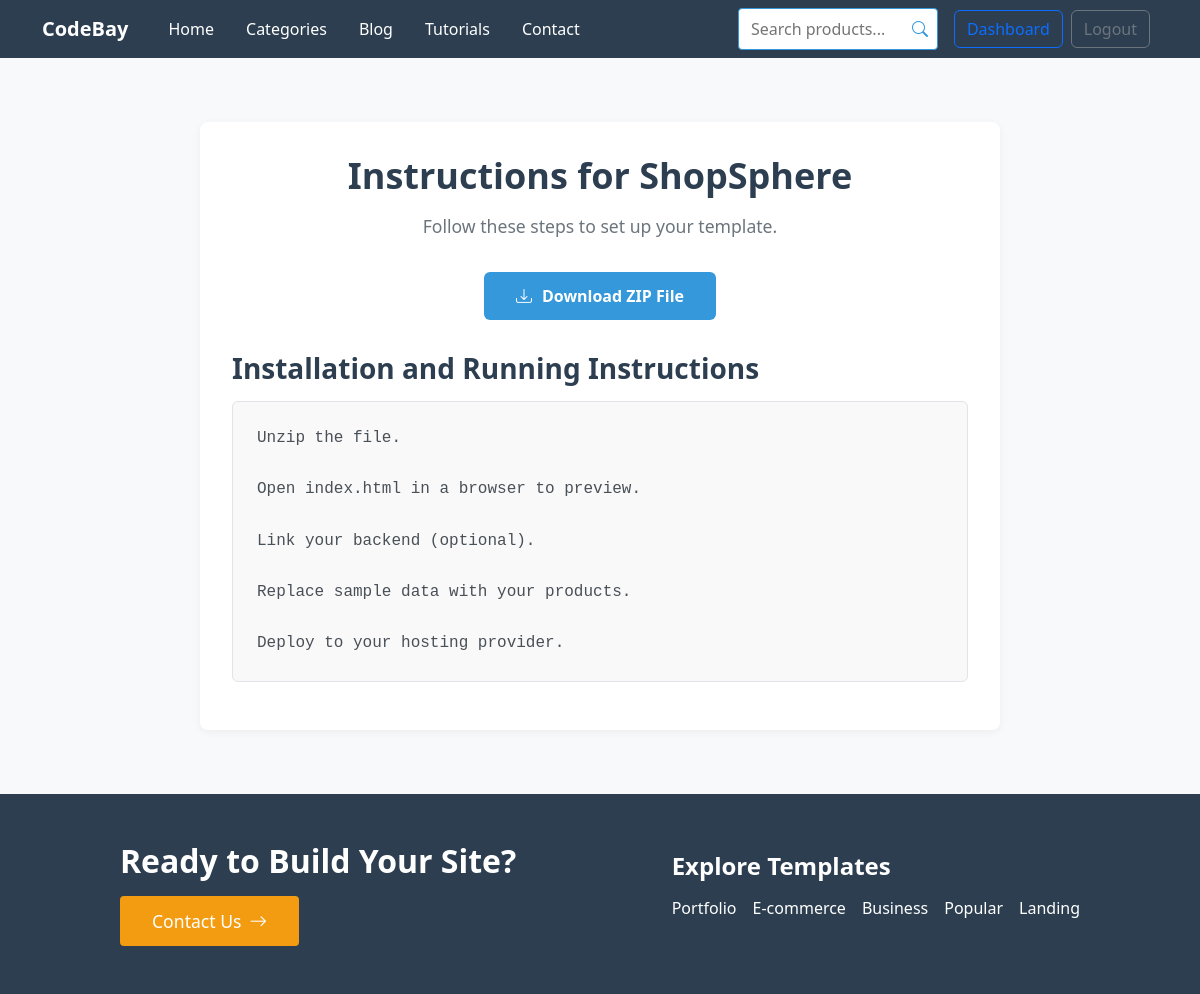
The app's page /template/6/instructions/ (signed in) with its own data.
### admin_panel/models.py (models this page shows, shortened)
class Template(models.Model):
    CATEGORY_CHOICES = [
        ('portfolio', 'Portfolio'),
        ('ecommerce', 'E-commerce'),
        ('business', 'Business'),
        ('landing-page', 'Landing Page'),
    ]
    STATUS_CHOICES = [
        ('active', 'Active'),
        ('inactive', 'Inactive'),
        ('pending', 'Pending'),
    ]
    name = models.CharField(max_length=100)
    category = models.CharField(max_length=20, choices=CATEGORY_CHOICES)
    price = models.DecimalField(max_digits=10, decimal_places=2, default=0.00)
    status = models.CharField(max_length=20, choices=STATUS_CHOICES, default='pending')
    preview_url = models.URLField(max_length=200, blank=True)
    description = models.TextField(blank=True)
    why_choose = models.TextField(blank=True, help_text="Why choose this template?")
    downloads = models.PositiveIntegerField(default=0)
    technologies = models.CharField(max_length=200, blank=True)
    rating = models.FloatField(default=0.0)
    rating_count = models.PositiveIntegerField(default=0)
    created_at = models.DateTimeField(auto_now_add=True)
    updated_at = models.DateTimeField(auto_now=True)
    zip_file = models.FileField(upload_to='templates/zips/', blank=True, null=True, help_text="Upload the ZIP file for this template")
    installation_instructions = models.TextField(blank=True, help_text="Instructions to install and run this template")

### codebay_app/views.py (the view)
# urls.py: path('template/<int:template_id>/instructions/', views.template_instructions_page, name='template_instructions_page'),
@login_required
def template_instructions_page(request, template_id):
    template = get_object_or_404(Template, id=template_id, status='active')
    return render(request, 'codebay_app/instructions_template.html', {
        'template': template,
    })

### codebay_app/templates/codebay_app/instructions_template.html (shortened to what this page needs)
{% extends "codebay_app/base.html" %}
{% block content %}
<div class="instructions-section">
  <div class="container instructions-container">
    <h1 class="instructions-title">Instructions for {{ template.name }}</h1>
    <p class="instructions-subtitle">Follow these steps to set up your template.</p>
    <div class="download-actions">
      {% if template.zip_file %}
        <a href="{% url 'codebay_app:download_template_file' template_id=template.id %}" class="download-btn">
          <i class="bi bi-download"></i> Download ZIP File
        </a>
      {% else %}
        <p class="no-file-text">No ZIP file available for this template.</p>
      {% endif %}
    </div>
    <div class="instructions-content-section">
      <h2 class="instructions-content-title">Installation and Running Instructions</h2>
      {% if template.installation_instructions %}
        <pre class="instructions-content">{{ template.installation_instructions }}</pre>
      {% else %}
        <p class="no-instructions-text">No instructions provided for this template.</p>
      {% endif %}
    </div>
  </div>
</div>
{% endblock %}

### codebay_app/static/css/main.css (style rules this page uses)
body { font-family: 'Poppins', sans-serif; background-color: #FFFFFF; color: #333333; }

### codebay_app/templates/codebay_app/instructions_template.html (style rules this page uses)
.instructions-section { padding: 4rem 0; background-color: #f8f9fa; }
.instructions-container { max-width: 800px; margin: 0 auto; background-color: white; padding: 2rem; border-radius: 8px; box-shadow: 0 2px 10px rgba(0, 0, 0, 0.05); }
.instructions-title { font-size: 2.25rem; font-weight: 700; color: #2c3e50; margin-bottom: 1rem; text-align: center; }
.instructions-subtitle { font-size: 1.1rem; color: #6c757d; margin-bottom: 2rem; text-align: center; }
.download-actions { text-align: center; margin-bottom: 2rem; }
.download-btn { display: inline-flex; align-items: center; gap: 10px; padding: 0.75rem 2rem; background-color: #3498db; color: #ffffff; font-weight: 600; border-radius: 6px; text-decoration: none; transition: background-color 0.3s ease; }
.instructions-content-section { margin-top: 2rem; }
.instructions-content-title { font-size: 1.75rem; font-weight: 600; color: #2c3e50; margin-bottom: 1rem; }
.instructions-content { font-size: 1rem; line-height: 1.6; color: #495057; white-space: pre-wrap; background-color: #f9f9f9; padding: 1.5rem; border-radius: 6px; border: 1px solid #e0e4e8; }

### records on screen
Template: name "ShopSphere", installation_instructions "Unzip the file. Open index.html in a browser to preview. Link your backend (optional). Replace sample data with your products. Deploy to your hosting provider."
